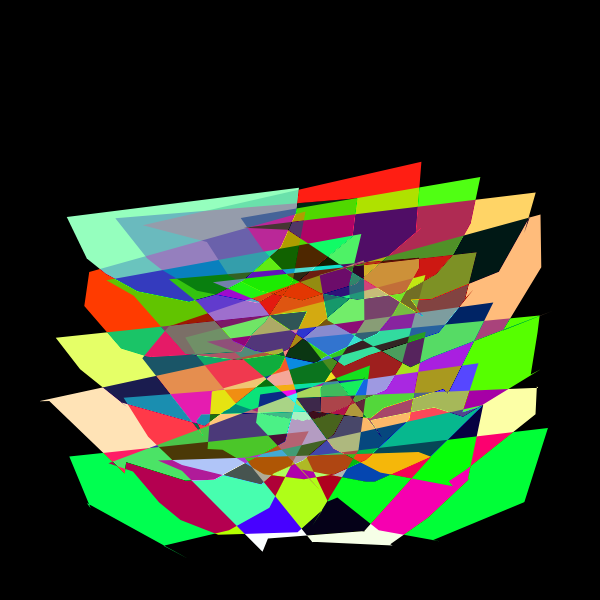
Frame 1 (no input)
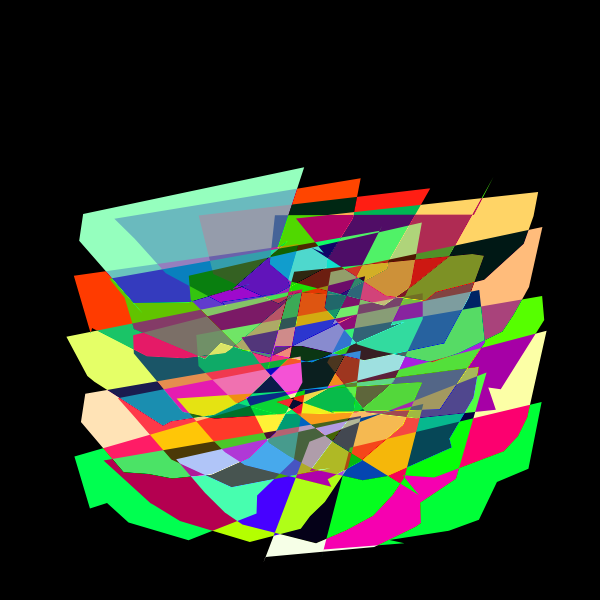
Frame 60 (no input)
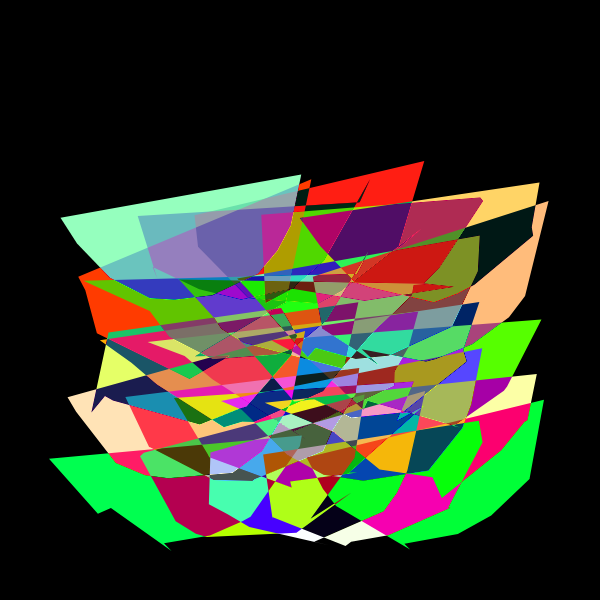
Frame 120 (the mouse pressed at the canvas centre since frame 60)

The p5.js sketch that drew these frames (run headless with seeded random() and noise() and a simulated clock; from frame 60 on, the mouse is pressed at the canvas centre):

// p5.js sketch
// ── sketch.js
/* Forked from  kusakari 
Fork and modifications by Nina Lutz
*/
let _minWidth;

function setup() {

  var canvas;
  if(windowWidth>=600 && windowHeight >=600){
    canvas = createCanvas(600, 600);
  }
  else{
    canvas = createCanvas(windowWidth, windowHeight - 100);
  }

  var x = (windowWidth - width) / 2;
  var y = (windowHeight - height) / 2;

  canvas.position(x, y);

  colorMode(HSB, 360, 100, 100, 255);
  setObject();
}

let _aryLine = [];
function setObject() {
  _minWidth = min(width, height) * 0.5;
  noStroke();
noFill()
  strokeJoin(MITER);
  let numLine = 5;
  for (let i = 0; i < numLine; i++) {
    for (let j = 0; j < numLine; j++) {
      let col = color(random(200), random(200), 100);
      let step = _minWidth / numLine;
      let x = -_minWidth / 2 + step / 2 + step * i;
      let y = -_minWidth / 2 + step / 2 + step * j;
      let centXy = createVector(x, y);
      let r = _minWidth / 2.5;
      _aryLine[i + j * numLine] = new BendLine(centXy, r, col);
    }
  }
}

class BendLine {
  constructor(centXy, r, col) {
    this.centXy = centXy;
    this.r = r;
    this.col = col;
    this.numPoints = 10;
    this.aryXy = [];
    for (let i = 0; i < this.numPoints; i++) {
      let ang = PI / this.numPoints * i;
      this.aryXy[i] = p5.Vector.add(this.centXy, createVector(this.r * cos(ang), this.r * sin(ang)));
    }
    this.numBend = 3;
    this.aryRParameter = [];
    for (let i = 0; i < this.numBend; i++) {
      this.aryRParameter[i] = [this.r / 30 * 0.8**i, random(2*PI), 2*PI / random(100, 500)];//[max, init, speed]
    }
    this.aryinitAngParameter = [];
    for (let i = 0; i < this.numBend; i++) {
      this.aryinitAngParameter[i] = [2*PI, random(2*PI), 2*PI / random(200, 1000)];//[max, init, speed]
    }
    this.aryAngStep = [];
    for (let i = 0; i < this.numBend; i++) {
      this.aryAngStep[i] = 2*PI / this.numPoints * int(random(3, 8 + i));
    }
    this.numCycle = 8;
  }
  update() {
    this.updateR();
    this.updateInitAng();
    this.newAryXy = this.aryXy;
    for (let i = 0; i < this.numBend; i++) {
      this.newAryXy = bend(this.newAryXy, this.aryR[i], this.aryinitAng[i], this.aryAngStep[i], this.numCycle);
    }
  }
  updateR() {
    this.aryR = [];
    for (let i = 0; i < this.aryRParameter.length; i++) {
      this.aryR[i] = this.aryRParameter[i][0] * (cos(this.aryRParameter[i][1] + this.aryRParameter[i][2] * frameCount));
    }
  }
  updateInitAng() {
    this.aryinitAng = [];
    for (let i = 0; i < this.aryinitAngParameter.length; i++) {
      // this.aryinitAng[i] += -0.05*0;
      this.aryinitAng[i] = this.aryinitAngParameter[i][1] + this.aryinitAngParameter[i][0] * (cos(this.aryinitAngParameter[i][2] * frameCount));
    }
  }
  draw() {
    beginShape();
    for (let i = 0; i < this.newAryXy.length; i++) {
      vertex(this.newAryXy[i].x, this.newAryXy[i].y);
    }
    endShape(CLOSE);
  }
}

function bend(aryXy, r, initAng, angStep, numCycle) {
  let aryXy2 = aryXy;
  for (let j = 0; j < numCycle; j++) {
    let aryXyNew = [];
    for (let i = 0; i < aryXy2.length; i++) {
      let xy_1_2 = p5.Vector.sub(aryXy2[(i+1)%aryXy2.length], aryXy2[i]);
      let ang = initAng + angStep * i;
      xy_1_2.rotate(-PI).setMag(r * sin(ang));
      let xy = p5.Vector.add(aryXy2[i], xy_1_2);
      aryXyNew.push(xy);
    }
    aryXy2 = aryXyNew;
  }

  return aryXy2;
}

function draw() {
  blendMode(DIFFERENCE);
  clear();
  background(0);
  translate(width/2, height/2);
  for (let i = 0; i < _aryLine.length; i++) {
    _aryLine[i].update();
    fill(_aryLine[i].col);
    _aryLine[i].draw();
  }
}
